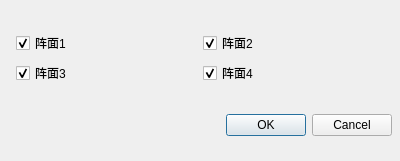
<?xml version="1.0" encoding="UTF-8"?>
<ui version="4.0">
 <class>BatteryControl</class>
 <widget class="QDialog" name="BatteryControl">
  <property name="geometry">
   <rect>
    <x>0</x>
    <y>0</y>
    <width>400</width>
    <height>161</height>
   </rect>
  </property>
  <property name="windowTitle">
   <string>Dialog</string>
  </property>
  <layout class="QVBoxLayout" name="verticalLayout">
   <property name="spacing">
    <number>6</number>
   </property>
   <property name="leftMargin">
    <number>8</number>
   </property>
   <property name="topMargin">
    <number>8</number>
   </property>
   <property name="rightMargin">
    <number>8</number>
   </property>
   <property name="bottomMargin">
    <number>8</number>
   </property>
   <item>
    <layout class="QGridLayout" name="gridLayout">
     <property name="leftMargin">
      <number>8</number>
     </property>
     <property name="topMargin">
      <number>8</number>
     </property>
     <property name="rightMargin">
      <number>8</number>
     </property>
     <property name="bottomMargin">
      <number>8</number>
     </property>
     <property name="spacing">
      <number>6</number>
     </property>
     <item row="0" column="0">
      <widget class="QCheckBox" name="c1">
       <property name="text">
        <string>阵面1</string>
       </property>
       <property name="checked">
        <bool>true</bool>
       </property>
      </widget>
     </item>
     <item row="0" column="1">
      <widget class="QCheckBox" name="c2">
       <property name="text">
        <string>阵面2</string>
       </property>
       <property name="checked">
        <bool>true</bool>
       </property>
      </widget>
     </item>
     <item row="1" column="1">
      <widget class="QCheckBox" name="c4">
       <property name="text">
        <string>阵面4</string>
       </property>
       <property name="checked">
        <bool>true</bool>
       </property>
      </widget>
     </item>
     <item row="1" column="0">
      <widget class="QCheckBox" name="c3">
       <property name="text">
        <string>阵面3</string>
       </property>
       <property name="checked">
        <bool>true</bool>
       </property>
      </widget>
     </item>
    </layout>
   </item>
   <item>
    <widget class="QDialogButtonBox" name="buttonBox">
     <property name="orientation">
      <enum>Qt::Horizontal</enum>
     </property>
     <property name="standardButtons">
      <set>QDialogButtonBox::Cancel|QDialogButtonBox::Ok</set>
     </property>
    </widget>
   </item>
  </layout>
 </widget>
 <resources/>
 <connections/>
</ui>
